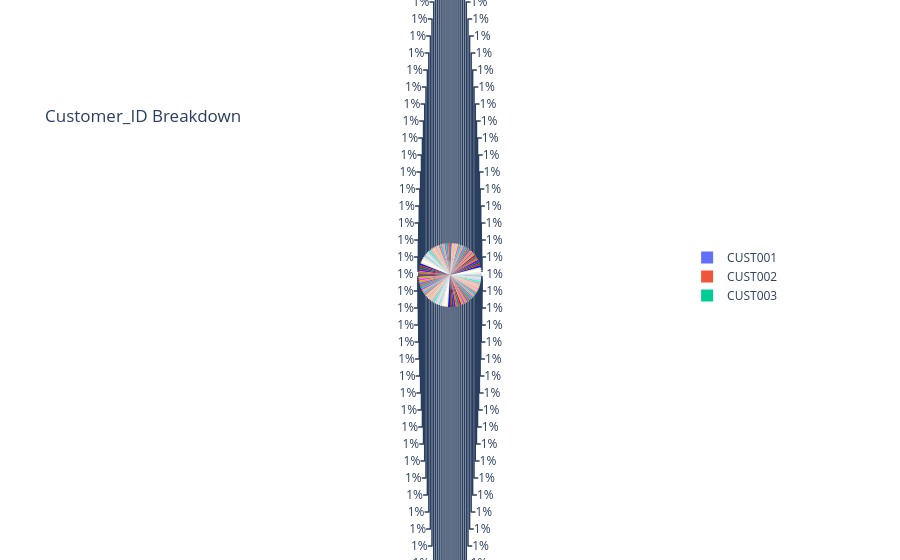

Source (notebook cell):
### Code cell
fig2 = px.pie(
    df,
    names='Customer_ID',
    title='Customer_ID Breakdown',
    template='plotly_white'
)

fig2.show()

### Figure 1 — Plotly figure (JSON) as saved in the notebook; plotly's stock layout.template omitted (floating-point values rounded to 4 significant figures)
{"data": [{"domain": {"x": [0, 1], "y": [0, 1]}, "hovertemplate": "Customer_ID=%{label}<extra></extra>", "labels": ["CUST001", "CUST002", "CUST003", "CUST004", "CUST005", "CUST006", "CUST007", "CUST008", "CUST009", "CUST010", "CUST011", "CUST012", "CUST013", "CUST014", "CUST015", "CUST016", "CUST017", "CUST018", "CUST019", "CUST020", "CUST021", "CUST022", "CUST023", "CUST024", "CUST025", "CUST026", "CUST027", "CUST028", "CUST029", "CUST030", "CUST031", "CUST032", "CUST033", "CUST034", "CUST035", "CUST036", "CUST037", "CUST038", "CUST039", "CUST040", "CUST041", "CUST042", "CUST043", "CUST044", "CUST045", "CUST046", "CUST047", "CUST048", "CUST049", "CUST050", "CUST051", "CUST052", "CUST053", "CUST054", "CUST055", "CUST056", "CUST057", "CUST058", "CUST059", "CUST060", "CUST061", "CUST062", "CUST063", "CUST064", "CUST065", "CUST066", "CUST067", "CUST068", "CUST069", "CUST070", "CUST071", "CUST072", "CUST073", "CUST074", "CUST075", "CUST076", "CUST077", "CUST078", "CUST079", "CUST080", "CUST081", "CUST082", "CUST083", "CUST084", "CUST085", "CUST086", "CUST087", "CUST088", "CUST089", "CUST090", "CUST091", "CUST092", "CUST093", "CUST094", "CUST095", "CUST096", "CUST097", "CUST098", "CUST099", "CUST100"], "legendgroup": "", "name": "", "showlegend": true, "type": "pie"}], "layout": {"legend": {"tracegroupgap": 0}, "title": {"text": "Customer_ID Breakdown"}}}
